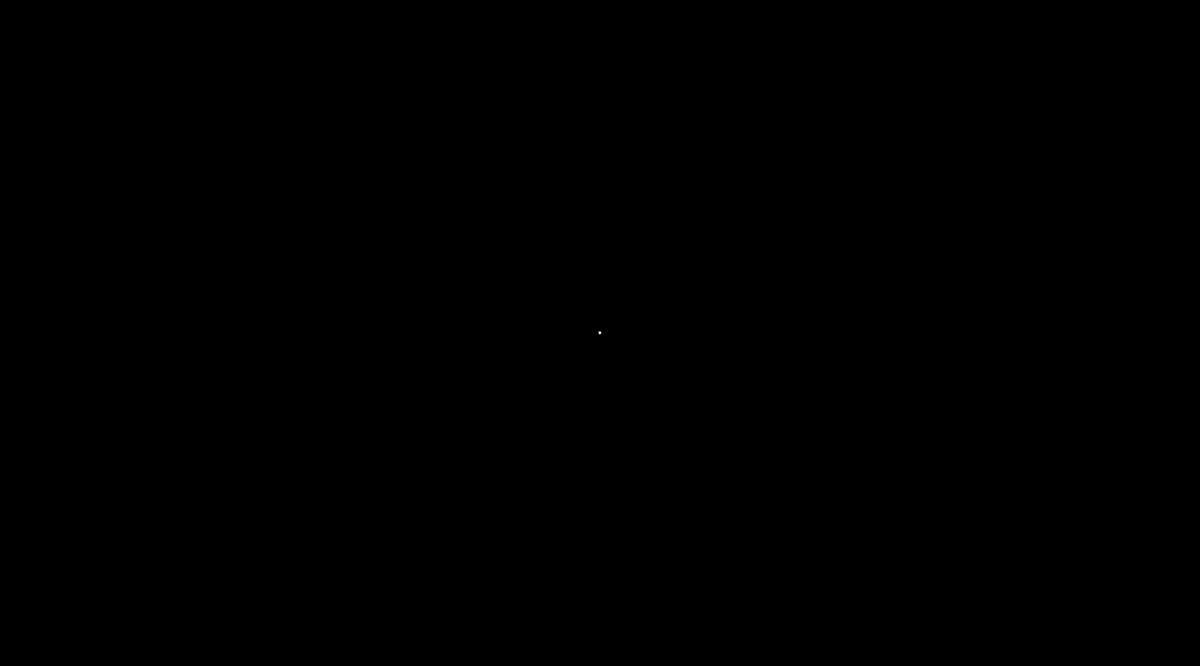
Frame 1 (no input)
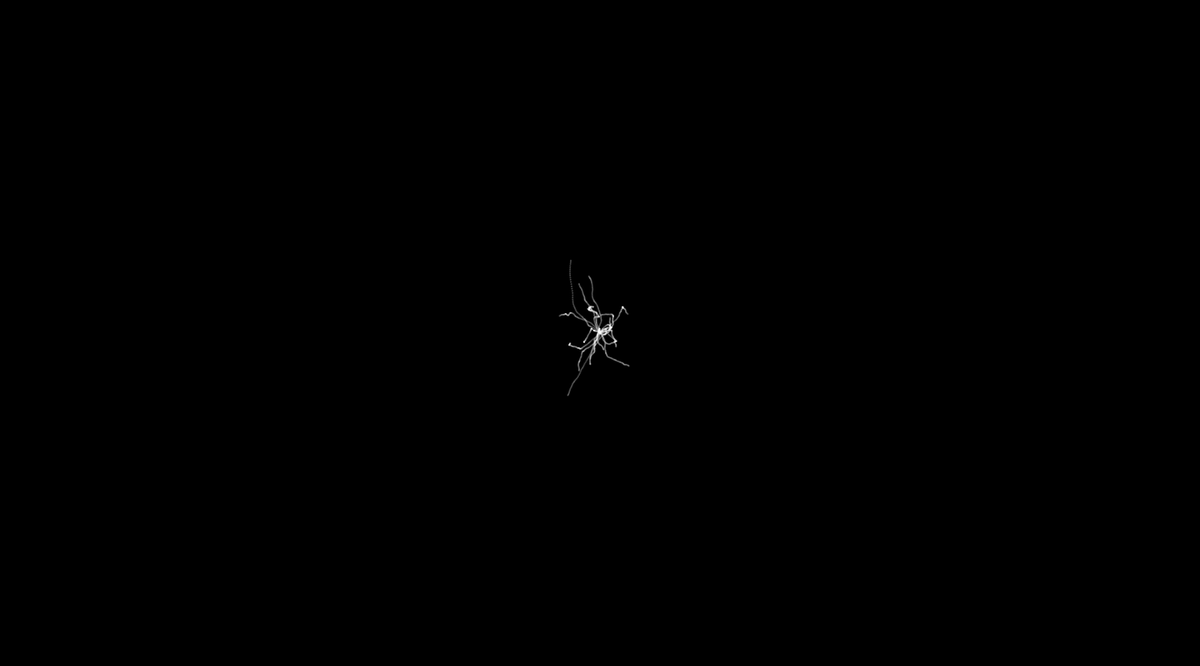
Frame 60 (the mouse pressed at the canvas centre just before this capture)
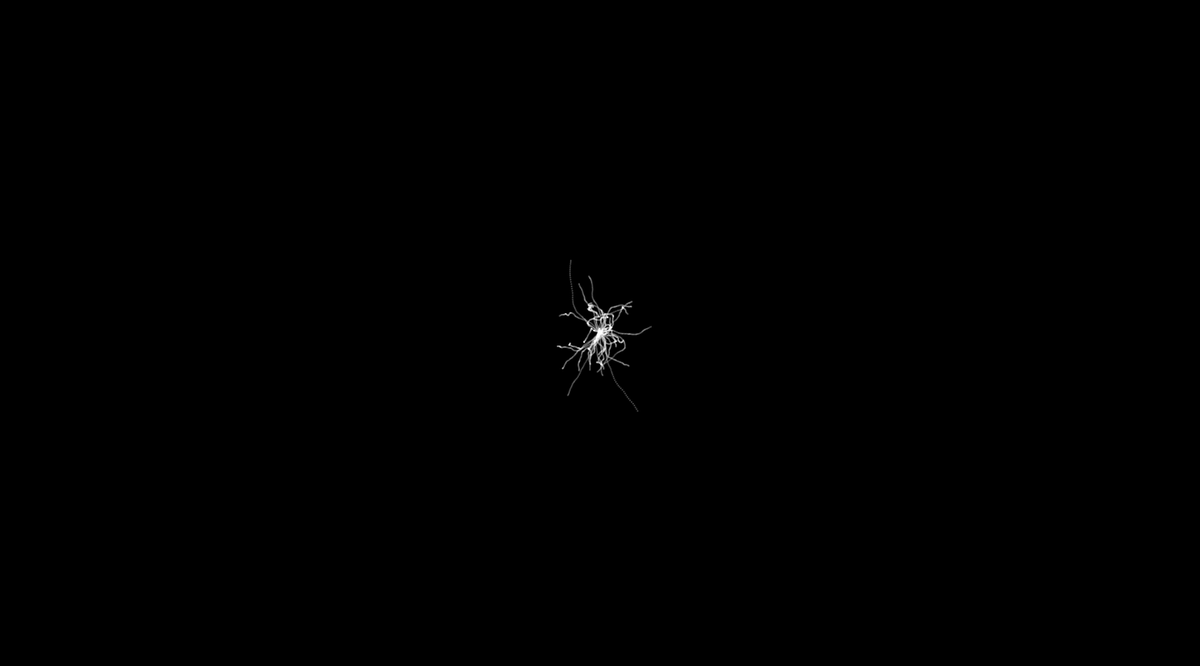
Frame 120 (the mouse held since frame 60 and released just before this capture)

The Processing sketch that drew these frames (run headless with seeded random() and noise(); from frame 60 on, the mouse is pressed at the canvas centre):

// Processing sketch: worm
// ── worm.pde
import java.util.List;
import java.util.ArrayList;

List<RandomPoint> ps;

void setup() {
  size(1440, 800);
  init();
}

void init() {
  background(0);
  ps = new ArrayList<RandomPoint>();
  for(int i=0; i<20; i++) {
    ps.add(new RandomPoint(width/2, height/2, random(-1, 1), random(-1, 1), 2));
  }
}

void draw() {
  for (RandomPoint p : ps) {
    p.move();
  }
}

void mousePressed() {
  init();
}

class RandomPoint {
  private float x, y;
  private float vx, vy;
  private float e;

  public RandomPoint(
    float x, float y, float vx, float vy, float e
  ) {
    this.x = x;
    this.y = y;
    this.vx = vx;
    this.vy = vy;
    this.e = e;
  }

  public void move() {
    this.vx += random(-0.3, 0.3);
    this.vy += random(-0.3, 0.3);
    this.vx *= 0.97;
    this.vy *= 0.97;
    this.x += vx;
    this.y += vy;
    if((this.x-e/2<0) && (this.vx<0)) {
      this.vx *= -1;
    }
    if((width<this.x+this.e/2) && (this.vx>0)) {
      this.vx *= -1;
    }
    if((this.y-this.e/2<0) && (this.vy<0)) {
      this.vy *= -1;
    }
    if((height<this.y+this.e/2) && (this.vy>0)) {
      this.vy *= -1;
    }
    noStroke();
    fill(255, 70);
    ellipse(this.x, this.y, this.e, this.e);
  }
}
